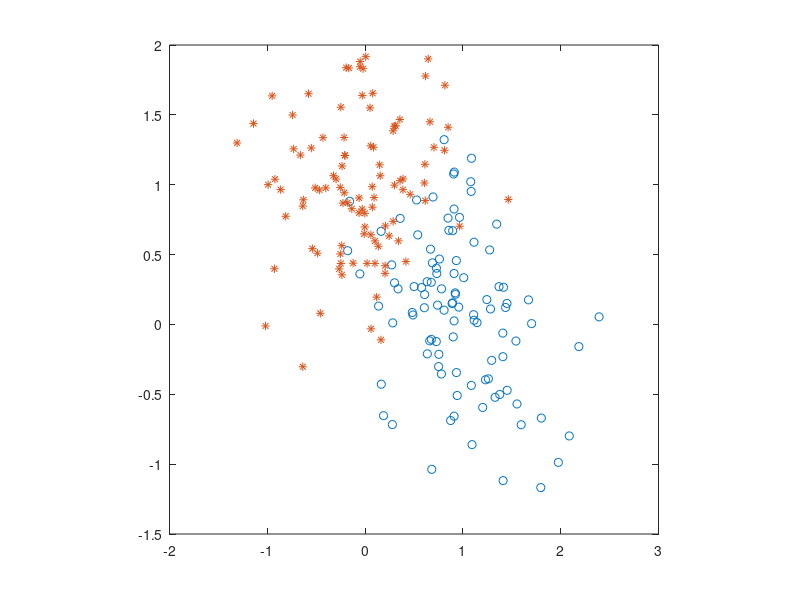

MATLAB code to generate this figure:
% MATLAB script for Illustrated Problem 5.7.3
clc
clear

echo on
n0=.5*randn(100,1);
n1=.5*randn(100,1);
n2=.5*randn(100,1);
n3=.5*randn(100,1);
x1=1.+n0;
y1=n1;
x2=n2;
y2=1.+n3;
plot(x1,y1,'o',x2,y2,'*')
axis('square')